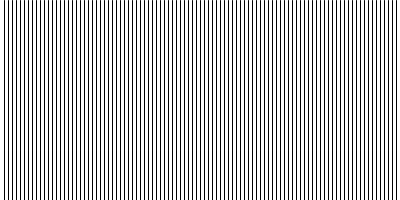
Frame 1 (no input)
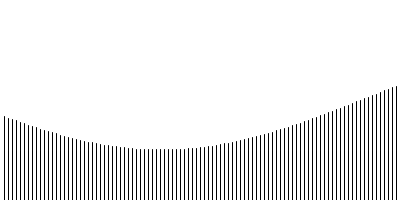
Frame 60 (the mouse pressed at the canvas centre just before this capture)
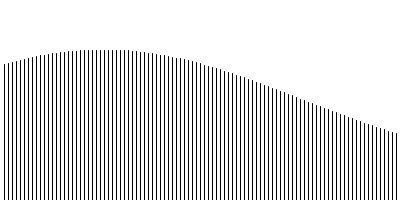
Frame 120 (the mouse held since frame 60 and released just before this capture)

The Processing sketch that drew these frames (run headless with seeded random() and noise(); from frame 60 on, the mouse is pressed at the canvas centre):

// Processing sketch: processing_107729
// ── processing_107729.pde

int howMany = 100;
ExLine [] Elem = new ExLine[howMany];

void setup() {
  size(400, 200);
  background(255);
  stroke(0);
  strokeWeight(1);
  float x = 0;
  float theta = 0;
  for (int i = 0; i < Elem.length; i++) {
    x += width/howMany;
    Elem[i]= new ExLine(x, theta);
    theta += PI/howMany;
  }
}

void draw() {
  background(255);
  for (int i = 0; i < Elem.length; i++) {
    Elem[i].display();
  }
}
class ExLine {
  float x, y, y2, y3;
  float rad, theta;

  ExLine(float _x, float _theta) {
    x = _x;
    y = height;
    y2 = y - 50;
    rad = 100;
    theta = _theta;
  }

  void display() {
    line(x, y, x, y2);
    line(x, y2, x, y3);

    y3 = y2 - map(sin(theta), -1, 1, 0, 1) * rad;

    theta += .06;
  }
}
